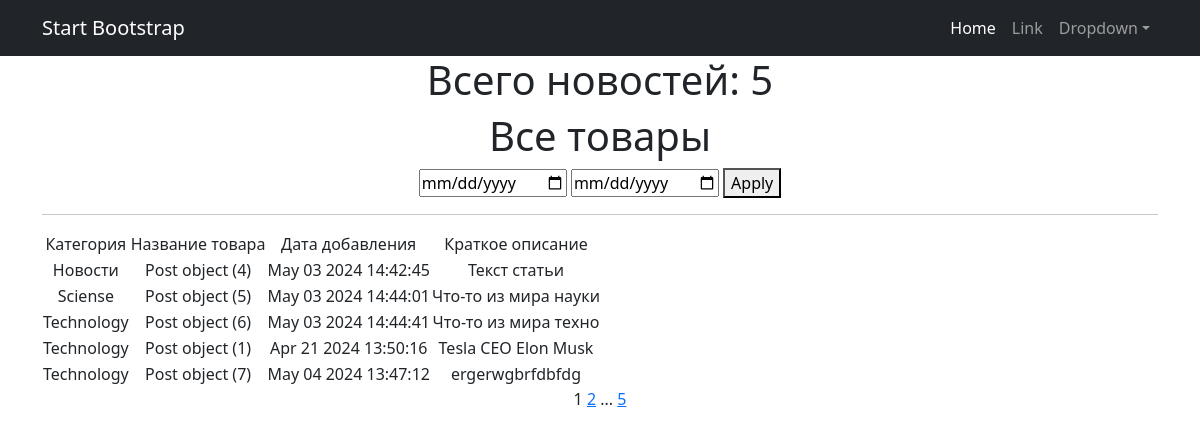
Before: /news/ with the older database file.
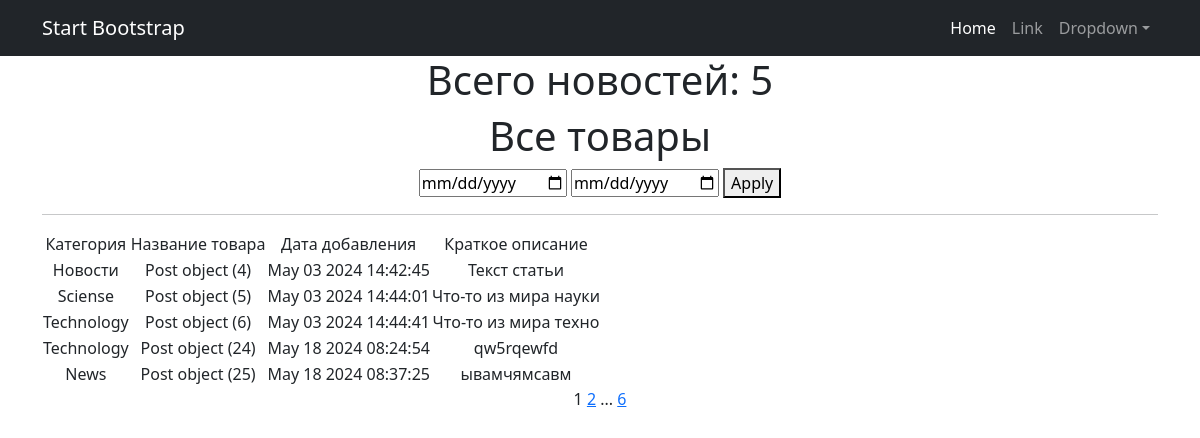
After: the same page with the newer database file.
### news/models.py (models this page shows, shortened)
class Post(models.Model):
    ARTICLE = 'AR'
    NEWS = 'NE'
    POST_CHOICES = [
            (ARTICLE, 'Статья'),
            (NEWS, 'Новость'),
        ]
    author = models.ForeignKey(Author, on_delete=models.CASCADE)
    post_type = models.CharField(max_length=2, choices=POST_CHOICES)
    created_at = models.DateTimeField(default=timezone.now)
    categories = models.ManyToManyField(Category, through='PostCategory')
    title = models.CharField(max_length=255)
    content = models.TextField()
    rating = models.IntegerField(default=0)
    subscribers = models.ManyToManyField(User, related_name='subscribed_posts')

### news/views.py (the view, shortened to what this page needs)
# urls.py: path('news/', PostList.as_view(), name='post_list'),
class PostList(ListView):
    model = Post
    ordering = 'categories'
    template_name = 'news.html'
    context_object_name = 'products'
    paginate_by = 5
    def get_context_data(self, **kwargs):
        context = super().get_context_data(**kwargs)
        context['time_now'] = datetime.utcnow()
        context['next_sale'] = None
        return context

### templates/news.html (shortened to what this page needs)
{% extends 'flatpages/default.html' %}
{% block content %}
   <h1>Всего новостей: {{ products|length }}</h1>
   <h1>Все товары</h1>
   <form method="get">
       <input type="date" name="start_date" id="start_date" placeholder="Start Date">
       <input type="date" name="end_date" id="end_date" placeholder="End Date">
       <button type="submit">Apply</button>
   </form>
   <hr>
   {% if products %}
       <table>
           <tr>
               <td>Категория</td>
               <td>Название товара</td>
               <td>Дата добавления</td>
               <td>Краткое описание</td>
           </tr>
           {% for product in products %}
               <tr>
                   <td>{{ product.title }}</td>
                   <td>{{ product }}</td>
                   <td>{{ product.created_at|date:'M d Y H:i:s' }}</td>
                   <td>{{ product.content|slice:":20" }}</td>
                   <td>
                   </td>
               </tr>
           {% endfor %}
       </table>
   {% else %}
       <h2>Новостей нет!</h2>
   {% endif %}
   {{ page_obj.number }}
   {% if page_obj.has_next %}
       <a href="?page={{ page_obj.next_page_number }}">{{ page_obj.next_page_number }}</a>
       {% if paginator.num_pages != page_obj.next_page_number %}
           ...
           <a href="?page={{ page_obj.paginator.num_pages }}">{{ page_obj.paginator.num_pages }}</a>
       {% endif %}
   {% endif %}
{% endblock %}

### templates/flatpages/default.html (shortened to what this page needs)
<!DOCTYPE html>
<html lang="en">
    <head>
        {% load static %}
        <link href="{% static 'css/styles.css' %}" rel="stylesheet" />
    </head>
    <body>
        <nav class="navbar navbar-expand-lg navbar-dark bg-dark">
            <div class="container">
                <a class="navbar-brand" href="#">Start Bootstrap</a>
                <div class="collapse navbar-collapse" id="navbarSupportedContent">
                    <ul class="navbar-nav ms-auto mb-2 mb-lg-0">
                        <li class="nav-item"><a class="nav-link active" aria-current="page" href="#">Home</a></li>
                        <li class="nav-item"><a class="nav-link" href="#">Link</a></li>
                        <li class="nav-item dropdown">
                            <a class="nav-link dropdown-toggle" id="navbarDropdown" href="#" role="button" data-bs-toggle="dropdown" aria-expanded="false">Dropdown</a>
                        </li>
                    </ul>
                </div>
            </div>
        </nav>
       <div class="container">
   <div class="row">
       <div class="col-lg-12 text-center">
           {% block content %}{% endblock content %}
       </div>
   </div>
</div>
    </body>
</html>

Changed rows visible on the page:
no longer on this page (row unchanged): Post: title "Technology", id "Post object (1)", created_at "Apr 21 2024 13:50:16", content "Tesla CEO Elon Musk"
no longer on this page (row unchanged): Post: title "Technology", id "Post object (7)", created_at "May 04 2024 13:47:12", content "ergerwgbrfdbfdg"
added Post: title "Technology", id "Post object (24)", created_at "May 18 2024 08:24:54", content "qw5rqewfd"
added Post: title "News", id "Post object (25)", created_at "May 18 2024 08:37:25", content "ывамчямсавм"
Other visible differences:
{{ page_obj.paginator.num_pages }}: "5" → "6"
